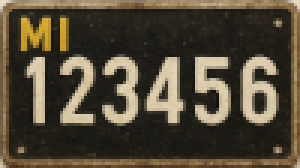
#> input picture WEEK_4/supplementary_material/plate.png, 100 x 56 px (shown 3 times larger)
$ python W4Q3_extra_kernels.py
#> lines starting #> are read from the running program, lines starting #| are printed output that depends on the picture
### WEEK_4/supplementary_material/helper_functions.py
import matplotlib.pyplot as plt

def compare_images(
    np_matrix1, np_matrix2, title1="Image 1", title2="Image 2"
):
    # Create a figure with two subplots
    ratio = np_matrix2.shape[1] / np_matrix1.shape[1]
    fig, axes = plt.subplots(1, 2, figsize=(10, 5), gridspec_kw={'width_ratios': [1, ratio]})

    # Display the first image
    axes[0].imshow(np_matrix1, cmap="gray" if np_matrix1.ndim == 2 else None, vmin=0, vmax=255)
    axes[0].set_title(title1)
    axes[0].axis("off")

    # Display the second image
    axes[1].imshow(np_matrix2, cmap="gray" if np_matrix2.ndim == 2 else None, vmin=0, vmax=255)
    axes[1].set_title(title2)
    axes[1].axis("off")

    # Show the figure
    plt.show()

### WEEK_4/supplementary_material/W4Q3_extra_kernels.py
import numpy as np
from PIL import Image
from helper_functions import *

def local_convolution(A, K, i, j):
    v=0
    for m in range(3):
        for n in range(3):
            v += A[i -1 + m, j -1 + n] * K[m, n]
    return v

def im_filtering(A, K):
    rows, cols = A.shape
    # Create an output matrix for the result
    R = np.zeros(shape=(rows - 2, cols - 2))

    for i in range(1, rows - 1):      # internal rows
        for j in range(1, cols - 1):  # internal columns
            R[i - 1, j - 1] = local_convolution(A, K, i, j)
    return R

# Load the image and convert it to gray scale
A = np.array(Image.open("plate.png").convert('L'))
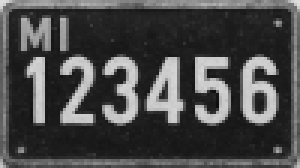
#> A: shape (56, 100) (shown 3 times larger); min 14, max 221, mean 73.1

# Create the convolution kernels
K_edge_detection = np.array(
    [[-1, 2, -1],
     [-1, 2, -1],
     [-1, 2, -1]]
)
K_sharpening = np.array(
    [[ 0, -1,  0],
     [-1,  5, -1],
     [ 0, -1,  0]]
)

# Padding
Ap = np.zeros((A.shape[0] + 2, A.shape[1] + 2))
Ap[1:-1, 1:-1] = A
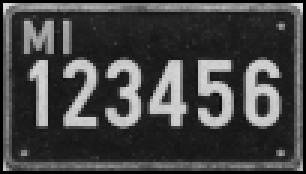
#> Ap: shape (58, 102) float64 (shown 3 times larger); min 0, max 221, mean 69.2

R_edge_detection = im_filtering(Ap, K_edge_detection)
#> after the loop in im_filtering, `for i in range(1, rows - 1):`:
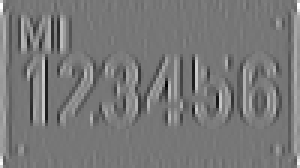
#> R: shape (56, 100) float64 (shown 3 times larger); min -666, max 759, mean 6.4; drawn with min black and max white
R_sharpening = im_filtering(Ap, K_sharpening)
#> after the loop in im_filtering (call 2), `for i in range(1, rows - 1):`:
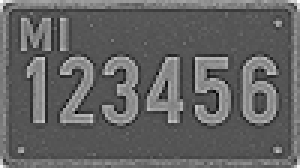
#> R: shape (56, 100) float64 (shown 3 times larger); min -297, max 667, mean 79.2; drawn with min black and max white
compare_images(A, R_edge_detection)
compare_images(A, R_sharpening)
